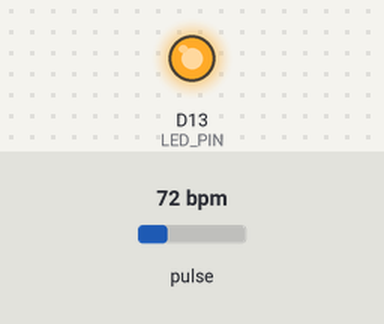
This sketch was run on a simulated Arduino Nano 33 IoT. Shown: output pins drawn as LEDs (lit = HIGH). Dashed ring = blinking. The test bench sets the inputs (shaded band); at power-on: pulse 72 bpm. Nothing arrives over Bluetooth unless stated; a phone connects over Bluetooth LE 3 s after start; what the sketch prints to the serial monitor is not drawn.

Above: at 3.1 s.
3.9 s: pulse set to 130 bpm
At 4.16 s:
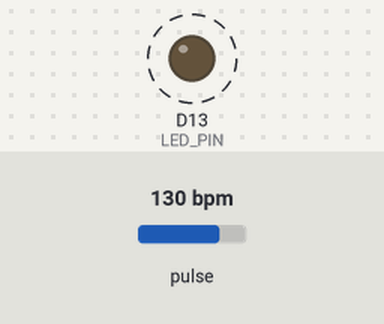
6.9 s: pulse set to 42 bpm
At 9.56 s:
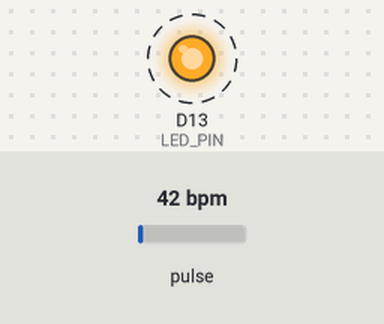
Timing chart, 0 to 15.5 s (numbered marks = the images above; inputs shaded):
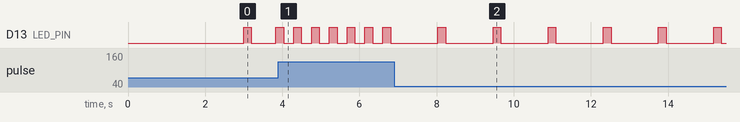

Measured:
- after the input at 3.9 s, D13 (LED_PIN): alternates HIGH for 0.20 s and LOW for 0.26 s, starting after 0.40 s
- after the input at 6.9 s, D13 (LED_PIN): alternates HIGH for 0.20 s and LOW for 1.2 s, starting after 1.1 s

The sketch:

pulseReader.ino
```cpp
#include <ArduinoBLE.h>
#include <PulseSensorPlayground.h>
#define USE_ARDUINO_INTERRUPTS true


// Constants
const int PULSE_SENSOR_PIN = 0;  // Analog PIN where the PulseSensor is connected
const int LED_PIN = 13;          // On-board LED PIN
const int THRESHOLD = 550;
// Custom BLE service and characteristic UUIDs
BLEService myService("abcdefab-1234-5678-1234-56789abcdef0");   // Replace with your own service UUID
BLEIntCharacteristic bpmCharacteristic("abcdefab-4321-5678-1234-56789abcdef0", BLERead | BLENotify); // Replace with your own characteristic UUID
PulseSensorPlayground pulseSensor;

void setup() {
  // Initialize Serial Monitor
  Serial.begin(9600);

  // Initialize BLE
  if (!BLE.begin()) {
    Serial.println("Starting BLE failed!");
    while (1); // Loop forever if BLE initialization fails
  }

  // Set the local name for the device
  BLE.setLocalName("HikeSenseBLE");

  // Add the service and characteristic
  BLE.setAdvertisedService(myService);
  myService.addCharacteristic(bpmCharacteristic);
  BLE.addService(myService);

  // Start advertising
  BLE.advertise();

  Serial.println("BLE device is now advertising");

  pulseSensor.analogInput(PULSE_SENSOR_PIN);
  pulseSensor.blinkOnPulse(LED_PIN);
  pulseSensor.setThreshold(THRESHOLD);

  // Check if PulseSensor is initialized
  if (pulseSensor.begin())
  {
    Serial.println("PulseSensor object created successfully!");
  }
}

void loop() {
  // Check for a central device connection
  BLEDevice central = BLE.central();

  if (central) {
    Serial.print("Connected to central: ");
    Serial.println(central.address());

    // While the central is connected
    while (central.connected()) {
      // Check if a heartbeat was detected
      if (pulseSensor.sawStartOfBeat()) {
        int currentBPM = pulseSensor.getBeatsPerMinute();

        Serial.println("♥ A HeartBeat Happened!");
        Serial.print("BPM: ");
        Serial.println(currentBPM);

        // Update the characteristic with the current BPM
        bpmCharacteristic.setValue(currentBPM);
        Serial.print("BPM sent: ");
        Serial.println(currentBPM);
      }
    }

    Serial.print("Disconnected from central: ");
    Serial.println(central.address());
  }
}
```
